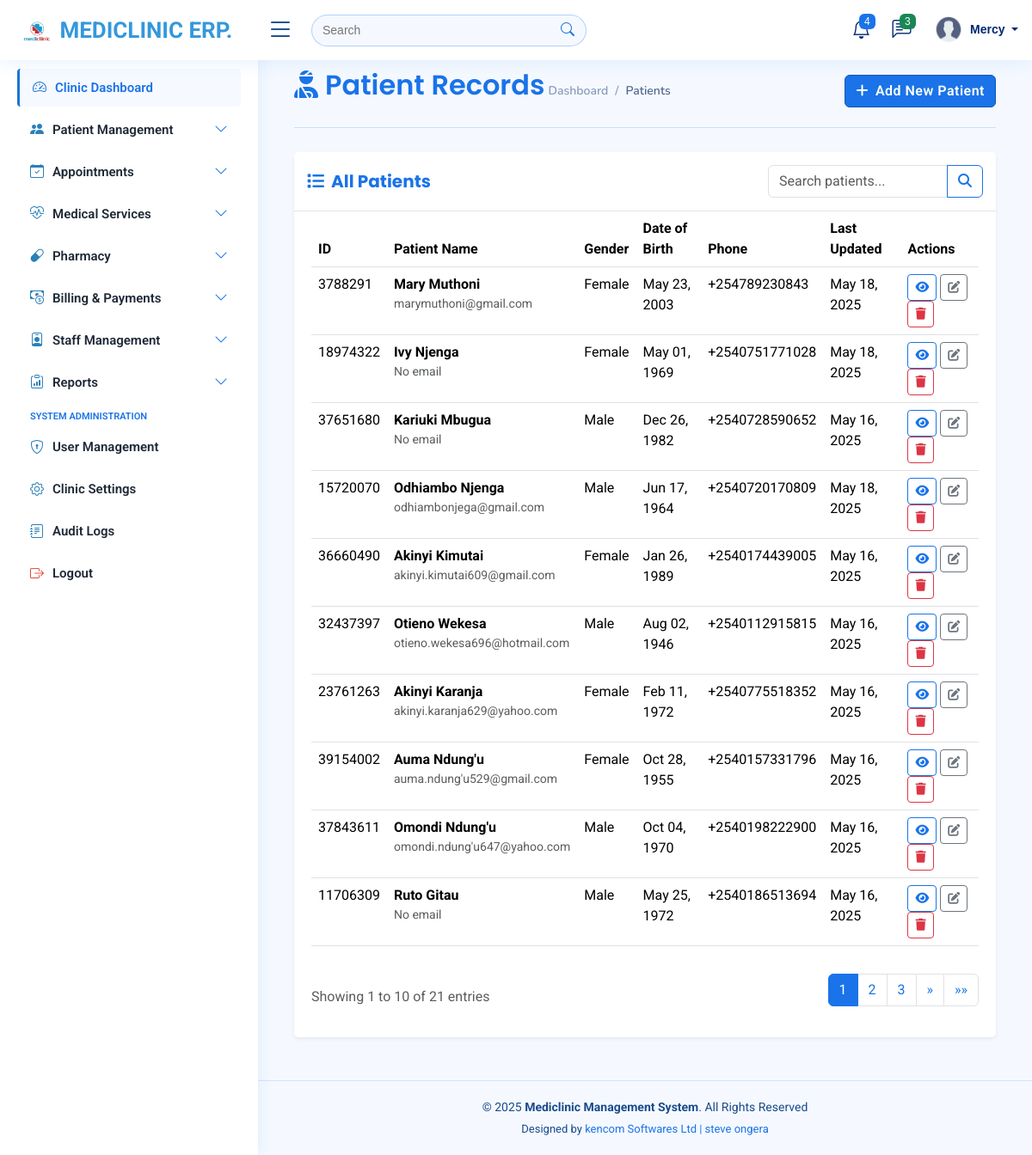
Page /patients/ (signed in) on the earlier database version.
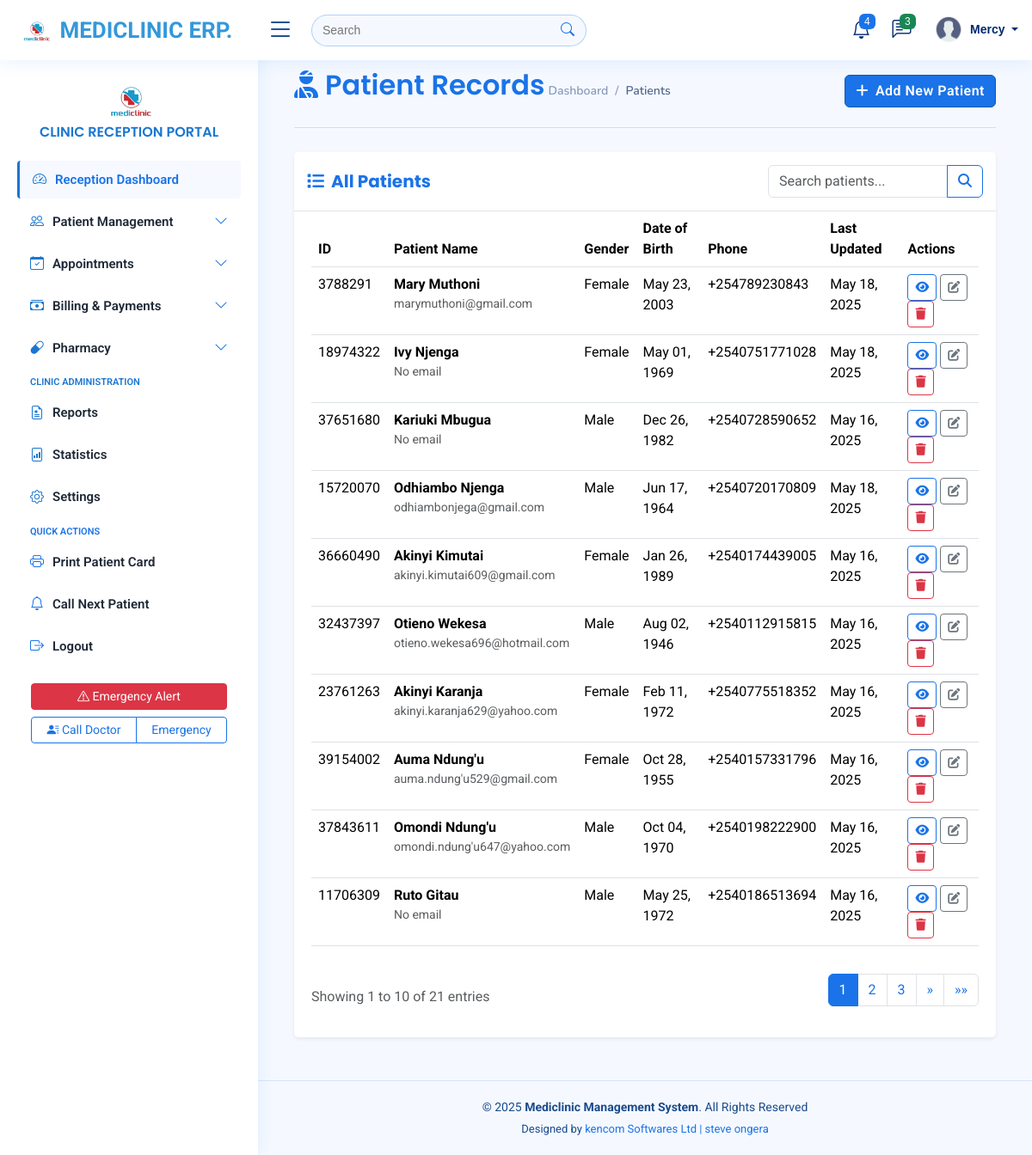
Same page on the later database version.
### myapplication/views.py (the view, shortened to what this page needs)
# urls.py: path('patients/', views.patient_list, name='patients-list'),
@login_required
def patient_list(request):
    patients_list = Patient.objects.all()
    search_query = request.GET.get('search', '')
    paginator = Paginator(patients_list, 10)  # Show 10 patients per page
    page = request.GET.get('page')
    patients = paginator.get_page(page)
    context = {
        'patients': patients
    }
    return render(request, 'patients/patient_list.html', context)

### templates/patients/patient_list.html (shortened to what the changed rows need)
{% extends 'base/base.html' %}
{% load static %}
{% block content %}
<div class="container-fluid">
    <div class="row mb-4">
        <div class="col-12">
            <div class="d-flex justify-content-between align-items-center">
                <div>
                    <h2 class="d-inline-block mb-0" style="color: #1a73e8;">
                        <i class="fas fa-user-injured me-2"></i>Patient Records
                    </h2>
                </div>
            </div>
        </div>
    </div>
<div class="row">
    <div class="col-12">
        <div class="card shadow-sm border-0">
            <div class="card-body">
                <div class="table-responsive">
                    <table class="table table-hover">
                        <thead style="background-color: #1a73e8; color: white;">
                            <tr>
                                <th>ID</th>
                                <th>Patient Name</th>
                                <th>Gender</th>
                                <th>Date of Birth</th>
                                <th>Phone</th>
                                <th>Last Updated</th>
                                <th>Actions</th>
                            </tr>
                        </thead>
                    </table>
                </div>
            </div>
        </div>
    </div>
</div>
</div>
{% endblock %}

Differences in the rows shown:
changed User "Mercy": user_type "ADMIN" → "RECEPTIONIST" (drawn)
Other differences:
text no longer shown: "Clinic Dashboard Medical Services Staff Management SYSTEM ADMINISTRATION User Management Clinic Settings Audit Logs"
text now shown: "CLINIC RECEPTION PORTAL Reception Dashboard CLINIC ADMINISTRATION Statistics Settings QUICK ACTIONS Print Patient Card Call Next Patient Emergency Alert Call Doctor Emergency"
